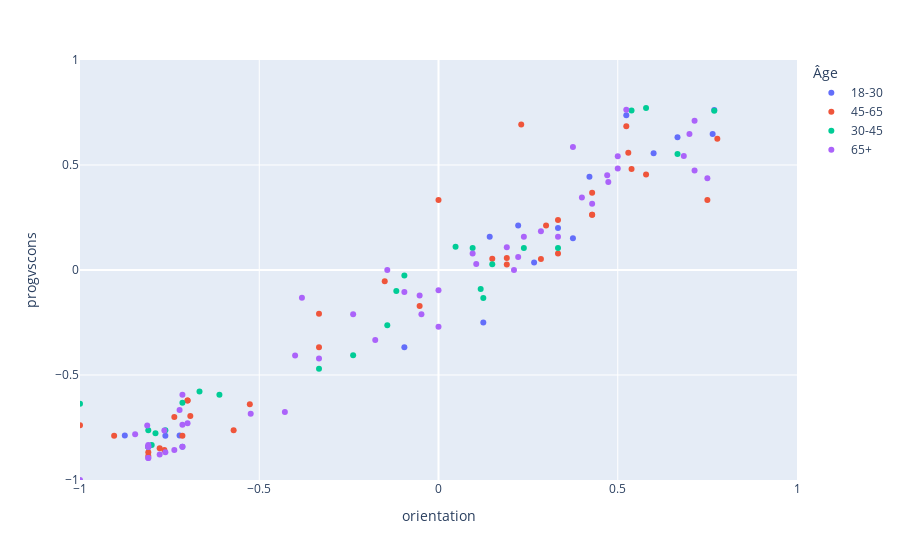

The code cell stored with this chart in its notebook:
### Code cell
fig = px.scatter(counts_df, x="orientation", y="progvscons",  color='Âge', hover_name='name')
fig.update_xaxes(range=[-1, 1])
fig.update_yaxes(range=[-1, 1])
fig.show()

### Figure 1 — Plotly figure (JSON) as saved in the notebook; plotly's stock layout.template omitted (floating-point values rounded to 4 significant figures)
{"data": [{"hovertemplate": "<b>%{hovertext}</b><br><br>Âge=18-30<br>orientation=%{x}<br>progvscons=%{y}<extra></extra>", "hovertext": ["Adeline CRETTENAND", "Alain DUBOSSON", "Caroline REYNARD", "Chantal CARLEN", "Damien FUMEAUX", "Damien LUISIER", "Florent FAVRE", "François QUENNOZ", "Jean-Baptiste UDRESSY", "Kamy MAY", "Lucile CURDY", "Léa ROUILLER DESSIMOZ", "Mathieu CALOZ", "Mélanie FOLLONIER", "Romain UDRY", "Romano AMACKER", "Sophie DUCREY"], "legendgroup": "18-30", "marker": {"color": "#636efa", "symbol": "circle"}, "mode": "markers", "name": "18-30", "orientation": "v", "showlegend": true, "type": "scatter", "x": [0.3333, 0.7692, -0.7619, 0.6, 0.6667, 0.2222, 0.375, 0.4211, 0.7647, 0.1429, -0.7222, -0.875, -0.09524, 0.125, 0.2667, 0.5238, -0.7143], "xaxis": "x", "y": [0.2, 0.7619, -0.7895, 0.5556, 0.6316, 0.2121, 0.1515, 0.4444, 0.6471, 0.1579, -0.7879, -0.7879, -0.3684, -0.25, 0.03571, 0.7368, -0.8421], "yaxis": "y"}, {"hovertemplate": "<b>%{hovertext}</b><br><br>Âge=45-65<br>orientation=%{x}<br>progvscons=%{y}<extra></extra>", "hovertext": ["Alain LÉGER", "Arnaud DUBOIS", "Christelle HERITIER", "Christian ESCHER", "Claudia ALPIGER", "Côme VUILLE", "Damien CLERC", "Damien RABOUD", "Danica ZURBRIGGEN LEHNER", "Dominik KNUBEL", "Emilie PRAZ", "Fabien THETAZ", "Fabienne MURMANN", "Flavio SCHMID", "Florian EVEQUOZ", "Florine CARRON", "Gaël BOURGEOIS", "Géraldine POUGET-ZUFFEREY", "Johan ROCHEL", "Joséphine WAEBER", "Marie ZUCHUAT", "Martine ROUILLER", "Matteo ABÄCHERLI", "Michael BURGENER", "Michael KREUZER", "Natacha MARET", "Natascha FARQUET", "Nicolas BONVIN", "Nicolas CHABLAIS", "Pascale FUMEAUX", "Pierre DARBELLAY", "Rafael WELSCHEN", "Rahel ZIMMERMANN", "Ralph KUMMER", "Vincent BOAND", "Vincent LUYET"], "legendgroup": "45-65", "marker": {"color": "#EF553B", "symbol": "circle"}, "mode": "markers", "name": "45-65", "orientation": "v", "showlegend": true, "type": "scatter", "x": [0.15, -0.5714, -0.6923, -0.05263, -0.7, -0.3333, 0.7778, 0.5294, -0.3333, -0.15, -0.8095, -0.7778, 0.4286, 0.3333, -0.9048, -0.7368, -1, 0.1905, -0.7143, 0.3, 0.1905, -0.8095, 0.4286, 0.4286, 0.5238, 0.2857, -0.5263, 0.3333, 0, -0.7647, 0.75, 0.5385, -0.7, 0.2308, 0.5789, -0.8095], "xaxis": "x", "y": [0.05405, -0.7632, -0.6957, -0.1714, -0.6216, -0.3684, 0.625, 0.5588, -0.2083, -0.05405, -0.8421, -0.8485, 0.2632, 0.2381, -0.7895, -0.7, -0.7391, 0.02632, -0.7895, 0.2121, 0.05714, -0.8684, 0.3684, 0.2632, 0.6842, 0.05263, -0.6389, 0.07895, 0.3333, -0.8571, 0.3333, 0.4815, -0.6216, 0.6923, 0.4545, -0.8857], "yaxis": "y"}, {"hovertemplate": "<b>%{hovertext}</b><br><br>Âge=30-45<br>orientation=%{x}<br>progvscons=%{y}<extra></extra>", "hovertext": ["Alain SCHÖNBETT", "Bernard OBERHOLZER", "Bernard TROILLET", "Cilette CRETTON", "Claude NANÇOZ", "Edmond PERRUCHOUD", "François GENOUD", "Georges VIONNET", "Gerhard SCHMID", "Hermann BRUNNER", "Jacques BLANC", "Jean BONNARD", "Jean ZERMATTEN", "Jean-Dominique CIPOLLA", "Jean-François LOVEY", "Kurt REGOTZ", "Leander WILLINER", "Lukas JÄGER", "Marius DUMOULIN", "Narcisse CRETTENAND", "Patricia CASAYS", "Paul BURGENER", "Peter BÄHLER", "Philippe BENDER", "Pierre SCHERTENLEIB", "Raymonde SCHOCH"], "legendgroup": "30-45", "marker": {"color": "#00cc96", "symbol": "circle"}, "mode": "markers", "name": "30-45", "orientation": "v", "showlegend": true, "type": "scatter", "x": [-0.3333, -1, -0.1429, -0.7619, 0.125, 0.7692, -0.2381, -0.8095, -0.7143, -0.09524, -0.6111, -0.8095, -0.7895, 0.6667, -0.8, 0.04762, 0.15, 0.5385, 0.2381, 0.3333, 0.1176, -0.1176, 0.5789, 0.09524, -0.8095, -0.6667], "xaxis": "x", "y": [-0.4706, -0.6364, -0.2632, -0.7632, -0.1333, 0.7586, -0.4054, -0.8421, -0.6316, -0.02632, -0.5938, -0.7632, -0.7778, 0.5526, -0.8333, 0.1111, 0.02703, 0.76, 0.1053, 0.1053, -0.09091, -0.1, 0.7714, 0.1053, -0.8421, -0.5789], "yaxis": "y"}, {"hovertemplate": "<b>%{hovertext}</b><br><br>Âge=65+<br>orientation=%{x}<br>progvscons=%{y}<extra></extra>", "hovertext": ["Alex BONVIN", "Alina DARBELLAY", "Blaise CRETTOL", "Christine ROUX", "Claudia GAILLARD MOREND", "Claudy BESSE", "Corinne DUC BONVIN", "Célina RAMSAUER", "Fabian ZURBRIGGEN", "Felix RUPPEN", "Florence CARRON DARBELLAY", "Frédéric PITTELOUD", "Gabrielle BARRAS", "Gabrielle CORNUT-ZUFFEREY", "German EYER", "Grégoire VANNAY", "Géraldine GIANADDA", "Géraldine GRANGES GUENOT", "Géraldine GRANGES-GUENOT", "Gérard SALAMIN", "Ida HÄFLIGER", "Janine REY-SIGGEN", "Jean-Daniel NANCHEN", "Jean-Marc DUPONT", "Jean-Marc SAVIOZ", "Jean-Pierre REY", "Jenny VOEFFRAY", "Jérôme FORMAZ", "Laurence VUAGNIAUX", "Lukas KALBERMATTEN", "Léonard BENDER", "Madeleine KUONEN-EGGO", "Marc-Antoine GENOLET", "Maria ARNOLD-ESCHER", "Martin SCHÜRCH", "Mathieu SARRASIN", "Monika HOLZEGGER", "Nicolas METTAN", "Olivier DERIVAZ", "Peter BURRI", "Pierre-Alain RAEMY", "Rainer MATHIER", "Ralph DESSIMOZ", "Remo SCHNYDER", "Ruth STALDER", "Sabine FOURNIER", "Sandro FONTANA", "Sophie BORNET", "Stéphane CLAVIEN", "Thomas MATTER", "Vincent GÜNTHER", "Yann RODUIT"], "legendgroup": "65+", "marker": {"color": "#ab63fa", "symbol": "circle"}, "mode": "markers", "name": "65+", "orientation": "v", "showlegend": true, "type": "scatter", "x": [0.7, -0.8462, -0.8095, 0.4, -0.7143, 0.4706, -0.7368, -0.7647, 0.5238, 0.75, 0, 0.2381, 0.5, -0.7778, -0.7143, -0.09524, -0.8125, -1, 0.5, 0.3333, -0.05263, -0.8095, -0.8095, -0.8095, 0.2857, -0.3333, -0.1765, 0.6842, -0.7619, 0.2222, -0.7143, -0.7222, 0.7143, 0.4737, 0.7143, 0, -0.381, -0.4, -0.7, -0.1429, -0.5238, 0.4286, 0.2105, 0.375, -0.2381, -0.8095, 0.09524, 0.1053, -0.4286, -0.04762, -0.8095, 0.1905], "xaxis": "x", "y": [0.6471, -0.7826, -0.8333, 0.3448, -0.8421, 0.4516, -0.8571, -0.7647, 0.7632, 0.4375, -0.2703, 0.1579, 0.4839, -0.8788, -0.5946, -0.1053, -0.7407, -1, 0.5417, 0.1579, -0.1212, -0.8421, -0.8421, -0.8421, 0.1842, -0.4211, -0.3333, 0.5429, -0.8684, 0.0625, -0.7368, -0.6667, 0.7105, 0.4194, 0.4737, -0.09677, -0.1316, -0.4074, -0.7297, 0, -0.6842, 0.3158, 0, 0.5862, -0.2105, -0.8947, 0.07895, 0.02857, -0.6757, -0.2105, -0.8947, 0.1081], "yaxis": "y"}], "layout": {"legend": {"title": {"text": "Âge"}, "tracegroupgap": 0}, "margin": {"t": 60}, "xaxis": {"anchor": "y", "domain": [0, 1], "range": [-1, 1], "title": {"text": "orientation"}}, "yaxis": {"anchor": "x", "domain": [0, 1], "range": [-1, 1], "title": {"text": "progvscons"}}}}
